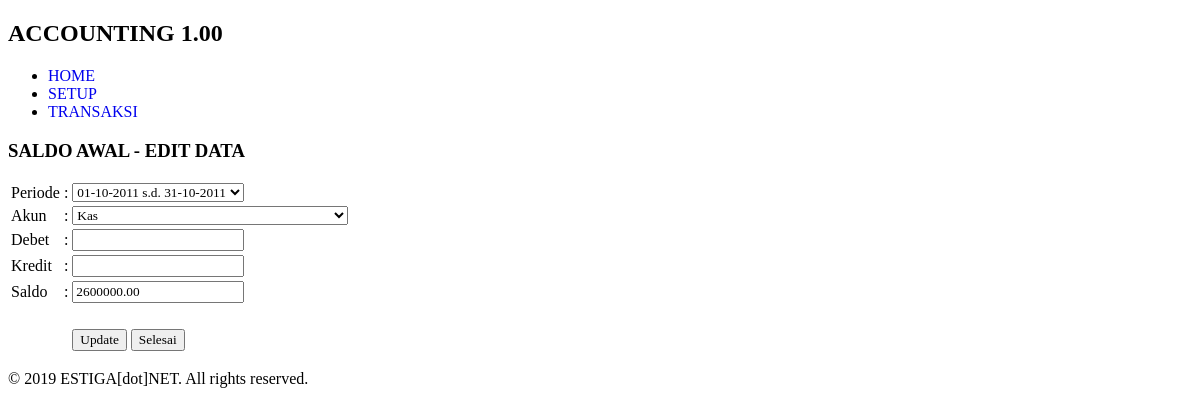
The app's page /index.php/t006_saldoawal/edit/7 with its own data.
### tables this page shows
CREATE TABLE `t006_saldoawal` (
  `id` int(11) NOT NULL,
  `periode_id` int(11) DEFAULT NULL,
  `akun_id` int(11) DEFAULT NULL,
  `debet` float(14,2) DEFAULT 0.00,
  `kredit` float(14,2) DEFAULT 0.00,
  `user_id` int(11) DEFAULT NULL,
  `saldo` float(14,2) DEFAULT 0.00
);

CREATE TABLE `t005_periode` (
  `id` int(11) NOT NULL,
  `start` datetime DEFAULT NULL,
  `end` datetime DEFAULT NULL,
  `isaktif` bit(1) DEFAULT NULL,
  `user_id` int(11) DEFAULT NULL
);

### application/controllers/t006_saldoawal.php (called while the page is built, shortened)
<?php
class t006_saldoawal extends CI_Controller {
	public function __construct() {
		$this->load->model('t005_periodem');
		$this->load->model('t004_akunm');
		$this->load->model('t006_saldoawalm');
	}
	public function edit($id, $hapus = null) {
		$data['r'] = $this->t006_saldoawalm->ambil_data_by_id($id)->row();
		$data['rs_periode'] = $this->t005_periodem->ambil_data_semua();
		$data['rs_akun'] = $this->t004_akunm->ambil_data_by_notinsaldoawal($data['r']->akun_id);
		$this->load->view('layout/header');
		if ($hapus == 1) {
			$this->load->view('t006_saldoawalh', $data);
		}
		else {
			$this->load->view('t006_saldoawale', $data);
		}
		$this->load->view('layout/footer');
	}
}

### index.php (called while the page is built, shortened)
<?php
require_once BASEPATH.'core/CodeIgniter.php';

### application/models/t006_saldoawalm.php (called while the page is built, shortened)
<?php
class t006_saldoawalm extends CI_Model {
	public function ambil_data_by_id($id) {
		$q = '
			select
				sa.*,
				concat(date_format(per.start,"%d-%m-%Y"), " s.d. ", date_format(per.end, "%d-%m-%Y")) as periode,
				ak.nama as akun_nama
			from
				t006_saldoawal sa
				left join t005_periode per on sa.periode_id = per.id
				left join t004_akun ak on sa.akun_id = ak.id
			where
				sa.id = '.$id.'
			order by
				ak.kode
		';
		return $this->db->query($q);
	}
}

### application/models/t005_periodem.php (called while the page is built, shortened)
<?php
class t005_periodem extends CI_Model {
	private $_table = 't005_periode';
	public function ambil_data_semua() {
		return $this->db->get($this->_table)->result();
	}
}

### application/models/t004_akunm.php (called while the page is built, shortened)
<?php
class t004_akunm extends CI_Model {
	public function ambil_data_by_notinsaldoawal($akun_id = null) {
		$q = '
			select
				ak.*,
				ma.nama as matauang_nama,
				sg.nama as subgrup_nama,
				g.id as grup_id,
				g.name as grup_name
			from
				t004_akun ak
				left join t003_matauang ma on ak.matauang_id = ma.id
				left join t002_subgrup sg on ak.subgrup_id = sg.id
				left join t001_grup g on sg.grup_id = g.id
			where
				ak.id not in (select akun_id from t006_saldoawal)
				';
		if ($akun_id != null) {
			$q .= '
			union
			select
				ak.*,
				ma.nama as matauang_nama,
				sg.nama as subgrup_nama,
				g.id as grup_id,
				g.name as grup_name
			from
				t004_akun ak
				left join t003_matauang ma on ak.matauang_id = ma.id
				left join t002_subgrup sg on ak.subgrup_id = sg.id
				left join t001_grup g on sg.grup_id = g.id
			where
				ak.id = '.$akun_id.'
			';
		}
		$q .= '
			order by
				grup_id, kode
		';
		return $this->db->query($q)->result();
	}
}

### application/views/t006_saldoawale.php (the view)
<h3>SALDO AWAL - EDIT DATA</h3>
<form action="<?php echo site_url('t006_saldoawal/update/'.$r->id); ?>" method="post">
	<table>
		<tr>
			<td>Periode</td><td>:</td>
			<td>
				<select name="periode_id">
					<?php foreach ($rs_periode as $r_periode) { ?>
					<option value="<?php echo $r_periode->id; ?>" <?php echo ($r_periode->id == $r->periode_id) ? 'selected' : ''; ?>><?php echo date('d-m-Y', strtotime($r_periode->start)) . ' s.d. ' . date('d-m-Y', strtotime($r_periode->end)); ?></option>
					<?php } ?>
				</select>
			</td>
		</tr>
		<tr>
			<td>Akun</td><td>:</td>
			<td>
				<select name="akun_id">
					<?php foreach ($rs_akun as $r_akun) { ?>
					<option value="<?php echo $r_akun->id; ?>" <?php echo ($r_akun->id == $r->akun_id) ? 'selected' : ''; ?>><?php echo $r_akun->nama; ?></option>
					<?php } ?>
				</select>
			</td>
		</tr>
		<tr>
			<td>Debet</td><td>:</td><td><input type="text" name="debet" value="<?php echo $r->debet; ?>"></td>
		</tr>
		<tr>
			<td>Kredit</td><td>:</td><td><input type="text" name="kredit" value="<?php echo $r->kredit; ?>"></td>
		</tr>
		<tr>
			<td>Saldo</td><td>:</td><td><input type="text" name="saldo" value="<?php echo $r->saldo; ?>"></td>
		</tr>
		<tr><td>&nbsp;</td></tr>
		<tr>
			<td>&nbsp;</td><td>&nbsp;</td><td><input type="submit" value="Update"> <input type="button" value="Selesai" onclick="window.location.href='<?php echo site_url('t006_saldoawal'); ?>'"></td>
		</tr>
	</table>
</form>

### application/views/layout/header.php (style rules this page uses)
body, select, input { font-family: calibri; }

### records on screen
t006_saldoawal: periode_id "01-10-2011 s.d. 31-10-2011", akun_id "Kas", saldo "2600000.00"
